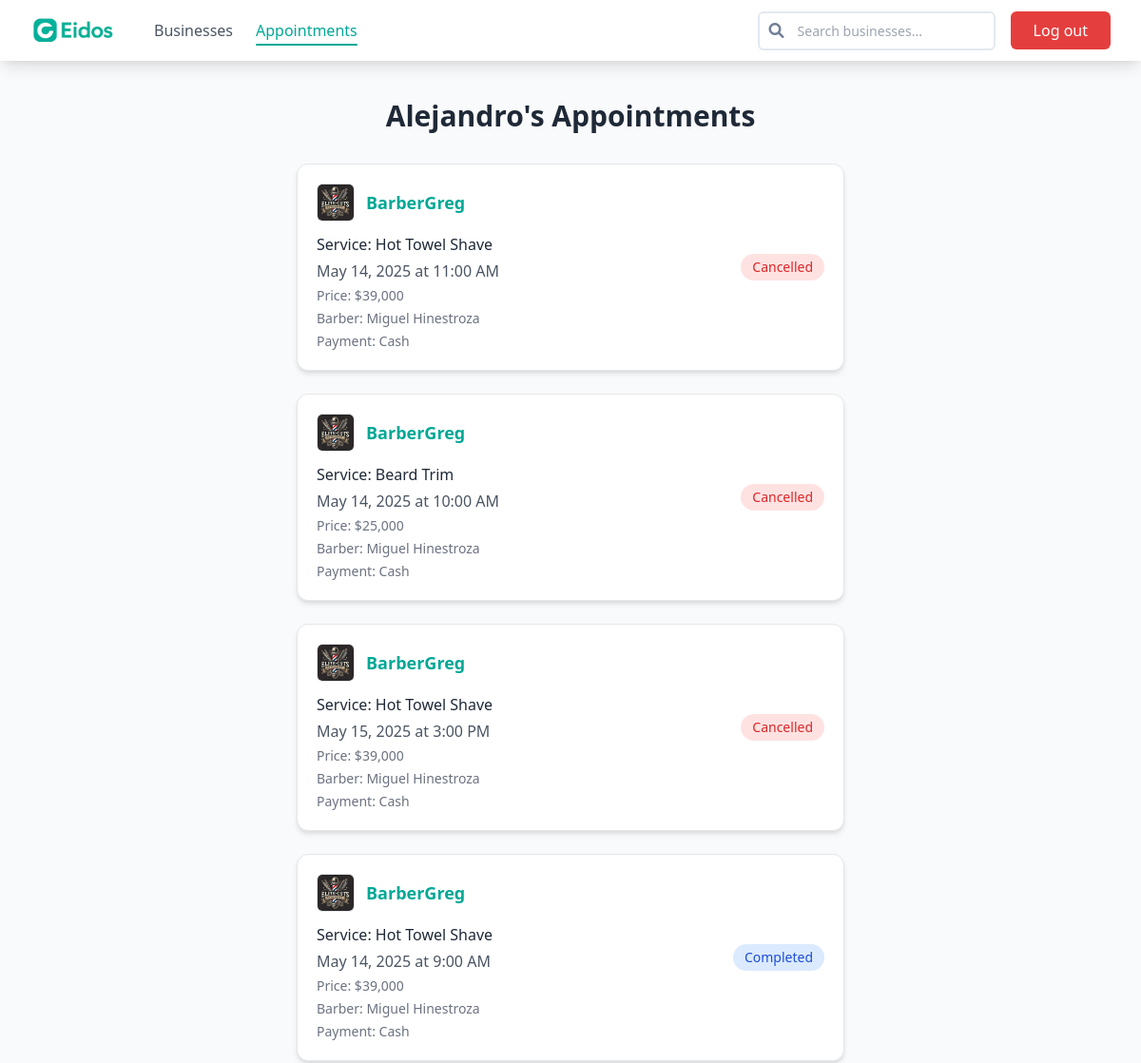
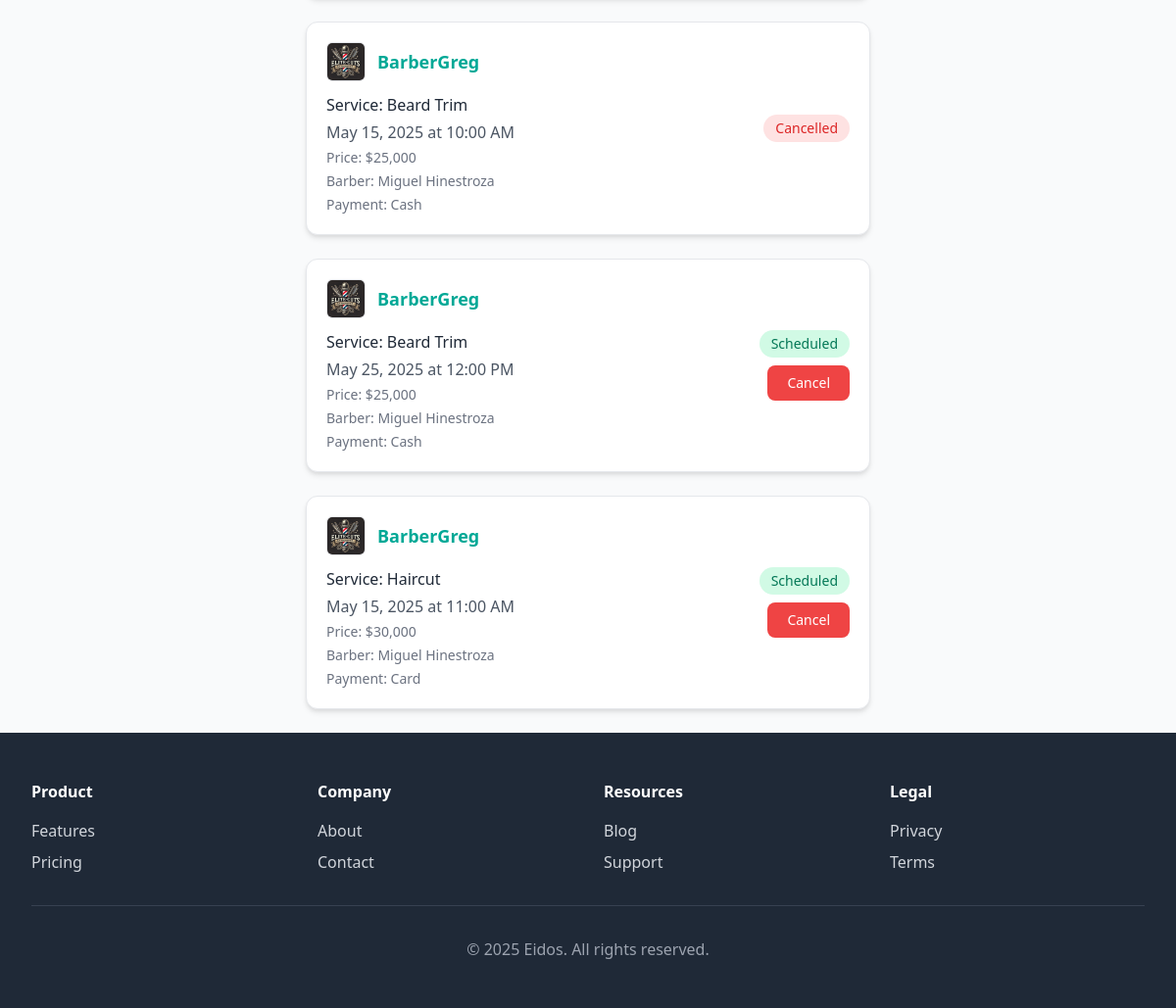
/customer/appointments/ (signed in), run on the app's committed database (2 pictures, top to bottom).
### customer/models.py (models this page shows, shortened)
class Customer(models.Model):
    user = models.OneToOneField(settings.AUTH_USER_MODEL, on_delete=models.CASCADE)
    first_name = models.CharField(max_length=50)
    last_name = models.CharField(max_length=50)
    identification = models.CharField(max_length=20, unique=True)

### business/models.py (models this page shows, shortened)
class Appointment(models.Model):
    business = models.ForeignKey(BusinessAccount, on_delete=models.CASCADE, related_name='appointments', default=get_default_business)
    date = models.DateField()
    time = models.TimeField()
    customer = models.ForeignKey('customer.Customer',  on_delete=models.CASCADE, related_name='appointments', null=True, blank=True)
    customer_name = models.CharField(max_length=100, blank=True, null=True)
    customer_email = models.EmailField(max_length=100, blank=True, null=True)
    service = models.ForeignKey(Service, on_delete=models.CASCADE, related_name='appointments')
    price = models.DecimalField(max_digits=10, decimal_places=2, null=True, blank=True)
    payment_method = models.CharField(max_length=20, choices=[
        ("Cash", "Cash"), ("Card", "Card"), ("Online", "Online")
    ])
    duration_minutes = models.PositiveIntegerField(default=30)
    barber = models.ForeignKey(Employee, on_delete=models.CASCADE, related_name='appointments')
    customer_satisfaction = models.IntegerField(null=True, blank=True)
    repeat_customer = models.BooleanField(default=False)
    no_show = models.BooleanField(default=False)
    status = models.CharField(max_length=20, choices=[('scheduled', 'Scheduled'), ('completed', 'Completed'), ('cancelled', 'Cancelled')], default='scheduled')

class BusinessAccount(models.Model):
    name = models.CharField(max_length=100)
    email = models.EmailField(max_length=100, default='')
    address = models.CharField(max_length=200)
    description = models.TextField(blank=True)
    logo = models.ImageField(upload_to='business/images/')
    user = models.OneToOneField(Account, on_delete=models.CASCADE, null=True, blank=True)
    phone = models.CharField(max_length=20)
    instagram = models.URLField(blank=True, null=True)
    facebook = models.URLField(blank=True, null=True)
    twitter = models.URLField(blank=True, null=True)
    tiktok = models.URLField(blank=True, null=True)

class Service(models.Model):
    business = models.ForeignKey(BusinessAccount, on_delete=models.CASCADE, default=get_default_business)
    name = models.CharField(max_length=200)
    description = models.TextField(blank=True, null=True)
    price = models.DecimalField(max_digits=10, decimal_places=2)
    available = models.BooleanField(default=True)
    image = models.ImageField(upload_to='services/', blank=True, null=True)
    created_at = models.DateTimeField(auto_now_add=True)
    def __str__(self):
        return self.name

class Employee(models.Model):
    business = models.ForeignKey(BusinessAccount, on_delete=models.CASCADE, related_name='employees', default=get_default_business)
    name = models.CharField(max_length=100)
    photo = models.ImageField(upload_to='employees/photos/', blank=True, null=True)
    job_description = models.TextField()
    phone = models.CharField(max_length=20)

### customer/views.py (the view)
# urls.py: path('appointments/', views.listUserAppointments, name='userAppointments'),
@login_required
def listUserAppointments(request):
    if not hasattr(request.user, 'customer'):
        return render(request, 'error.html', {'message': 'Only clients can view appointments.'})
    customer = request.user.customer
    appointments = Appointment.objects.filter(customer=customer)
    if not appointments.exists():
        appointments = Appointment.objects.filter(customer_email=customer.user.email)
    return render(request, 'user_appointments.html', {'appointments': appointments, 'customer': customer})

### eidosapp/context_processors.py (called while the page is built)
def user_type_context(request):
    user_type = None
    if request.user.is_authenticated:
        if hasattr(request.user, 'is_business') and request.user.is_business:
            user_type = 'business'
        elif hasattr(request.user, 'is_customer') and request.user.is_customer:
            user_type = 'customer'
    return {'user_type': user_type}

def business_user_context(request):
    business_user = None
    if request.user.is_authenticated and hasattr(request.user, 'is_business') and request.user.is_business:
        business_user = BusinessAccount.objects.get(user=request.user)
    return {'business_user': business_user}

### customer/templates/user_appointments.html (shortened to what this page needs)
{% extends 'base.html' %}
{% load static %}
{% load humanize %}
{% block content %}
<div class="max-w-4xl mx-auto mt-10 px-4">
    <h1 class="text-3xl font-bold mb-8 text-center text-gray-800">
    {{ customer.first_name }}'s Appointments
    </h1>
    {% if appointments %}
        <ul class="space-y-6">
            {% for appointment in appointments %}
                <li class="p-5 bg-white rounded-xl shadow-md border border-gray-200 hover:shadow-lg transition-all max-w-xl mx-auto">
                    <div class="flex flex-col md:flex-row justify-between md:items-center gap-4">
                        <div class="flex flex-col space-y-1">
                            <div class="flex items-center gap-3 mb-2">
                                {% if appointment.business.logo %}
                                    <img src="{{ appointment.business.logo.url }}" alt="{{ appointment.business.name }}" class="w-10 h-10 rounded-md object-cover border">
                                {% else %}
                                    <img src="{% static 'default-business.png' %}" alt="{{ appointment.business.name }}" class="w-10 h-10 rounded-md object-cover border">
                                {% endif %}
                                <h2 class="text-lg font-semibold text-primary">{{ appointment.business.name }}</h2>
                            </div>
                            <h3 class="text-md font-medium text-gray-800">Service: {{ appointment.service }}</h3>
                            <p class="text-gray-600">{{ appointment.date|date:"F j, Y" }} at {{ appointment.time|time:"g:i A" }}</p>
                            <p class="text-sm text-gray-500">Price: ${{ appointment.price|floatformat:0|intcomma }}</p>
                            <p class="text-sm text-gray-500">Barber: {{ appointment.barber.name }}</p>
                            <p class="text-sm text-gray-500">Payment: {{ appointment.payment_method }}</p>
                        </div>
                        <div class="flex flex-col items-end gap-2">
                            {% if appointment.status == 'scheduled' %}
                                <span class="px-3 py-1 text-sm font-medium rounded-full bg-green-100 text-green-700">Scheduled</span>
                                <form method="post" action="{% url 'cancel_appointment' appointment.id %}" onsubmit="return confirm('Are you sure you want to cancel this appointment?');">
                                    <button type="submit" class="text-sm px-5 py-2 bg-red-500 hover:bg-red-600 text-white rounded-lg transition">
                                        Cancel
                                    </button>
                                </form>
                            {% elif appointment.status == 'completed' %}
                                <span class="px-3 py-1 text-sm font-medium rounded-full bg-blue-100 text-blue-700">Completed</span>
                            {% else %}
                                <span class="px-3 py-1 text-sm font-medium rounded-full bg-red-100 text-red-600">Cancelled</span>
                            {% endif %}
                        </div>
                    </div>
                </li>
            {% endfor %}
        </ul>
    {% else %}
        <div class="text-center text-gray-500 text-lg mt-10">
            <p>You don't have any appointments yet.</p>
        </div>
    {% endif %}
</div>
<br>
{% endblock %}

### eidosapp/templates/base.html (style rules this page uses)
:root { --primary-color: #00a896; --primary-dark: #007f6e; --secondary-color: #f8f9fa; }
.text-primary { color: var(--primary-color); }
body { padding-top: 64px; }

### data on the page
Customer: first_name "Alejandro"
Appointment: business.logo (picture), business.name "BarberGreg", service "Hot Towel Shave", date "May 14, 2025", time "11:00 AM", price "39,000", barber.name "Miguel Hinestroza", payment_method "Cash", status "Cancelled"
Appointment: business.logo (picture), business.name "BarberGreg", service "Beard Trim", date "May 14, 2025", time "10:00 AM", price "25,000", barber.name "Miguel Hinestroza", payment_method "Cash", status "Cancelled"
Appointment: business.logo (picture), business.name "BarberGreg", service "Hot Towel Shave", date "May 15, 2025", time "3:00 PM", price "39,000", barber.name "Miguel Hinestroza", payment_method "Cash", status "Cancelled"
Appointment: business.logo (picture), business.name "BarberGreg", service "Hot Towel Shave", date "May 14, 2025", time "9:00 AM", price "39,000", barber.name "Miguel Hinestroza", payment_method "Cash", status "Completed"
Appointment: business.logo (picture), business.name "BarberGreg", service "Beard Trim", date "May 15, 2025", time "10:00 AM", price "25,000", barber.name "Miguel Hinestroza", payment_method "Cash", status "Cancelled"
Appointment: business.logo (picture), business.name "BarberGreg", service "Beard Trim", date "May 25, 2025", time "12:00 PM", price "25,000", barber.name "Miguel Hinestroza", payment_method "Cash", status "Scheduled"
Appointment: business.logo (picture), business.name "BarberGreg", service "Haircut", date "May 15, 2025", time "11:00 AM", price "30,000", barber.name "Miguel Hinestroza", payment_method "Card", status "Scheduled"
